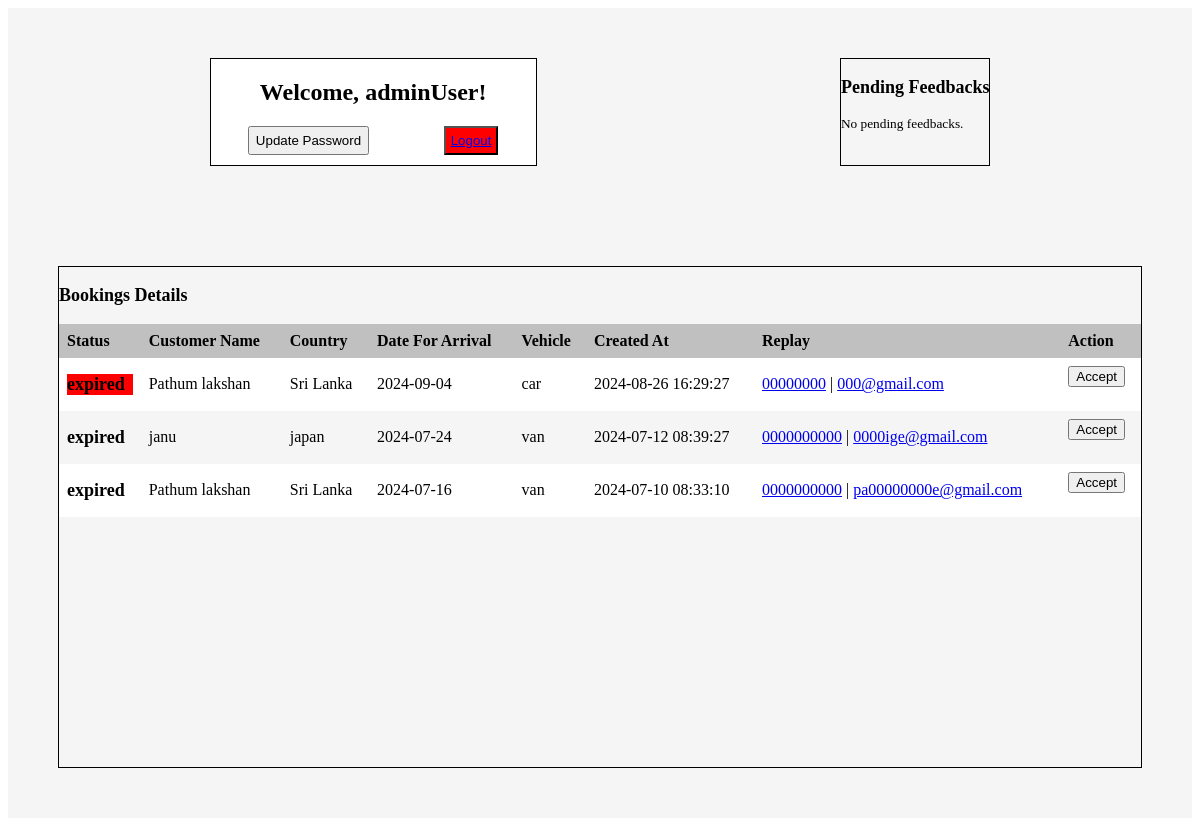
/nimda/admin.php (signed in), run on the app's committed database.
### tables this page shows
CREATE TABLE `bookings` (
  `id` int(11) NOT NULL,
  `name` varchar(255) NOT NULL,
  `country` varchar(255) NOT NULL,
  `phone` varchar(255) NOT NULL,
  `email` varchar(255) NOT NULL,
  `number_of_guests` int(11) NOT NULL,
  `date_of_arrival` date NOT NULL,
  `vehicle` varchar(255) NOT NULL,
  `created_at` timestamp NOT NULL DEFAULT current_timestamp(),
  `status` varchar(50) NOT NULL DEFAULT 'new'
);

### nimda/admin.php (the view, shortened to what this page needs)
<?php
    $conn = new mysqli('localhost:3308', 'root', '', 'tourwithRK');
?>
<?php
    $sql = "SELECT * FROM feedback WHERE `check` = 0";
    $result = $conn->query($sql);
?>
<?php
    $sql1 = "SELECT * FROM bookings ORDER BY created_at DESC";
    $result1 = $conn->query($sql1);
?>
<?php
    $sechSql = "SELECT * from bookings";
    $resultSerch = $conn->query($sechSql);
?>
<!DOCTYPE html>
<html lang="en">
<head>
    <link rel="stylesheet" type="text/css" href="admin.css">
</head>
<body>
    <div class="row1">
        <div class="col1">
            <h2>Welcome, <?php echo$_SESSION['admin'];?>!</h2>
            <div>
                <button id="Toggle">Update Password</button>
                <button style="background-color: red; padding:5px;"><a href="/tourwithRK/index.php">Logout</a></button>
            </div>
        </div>
        <div class="col2">
            <p>Pending Feedbacks</p>
            <?php if ($result->num_rows > 0): ?>
            <table>
                <tr>
                    <th>Name</th>
                    <th>Country</th>
                    <th>Message</th>
                    <th>Email</th>
                    <th>Actions</th>
                </tr>
                <?php while($row = $result->fetch_assoc()): ?>
                    <tr>
                        <td><?php echo htmlspecialchars($row['username']); ?></td>
                        <td><?php echo htmlspecialchars($row['country']); ?></td>
                        <td><?php echo htmlspecialchars($row['feedback']); ?></td>
                        <td><?php echo htmlspecialchars($row['email']); ?></td>
                        <td>
                            <form action="approve_feedback.php" method="post">
                                <input type="hidden" name="feedback_id" value="<?php echo $row['id']; ?>">
                                <input type="submit" name="action" value="Approve">
                                <input type="submit" name="action" value="Not Approve">
                            </form>
                        </td>
                    </tr>
                <?php endwhile; ?>
            </table>
        <?php else: ?>
            <small>No pending feedbacks.</small>
        <?php endif; ?>
        </div>
    </div>
    <div class="row2">
        <div class="col1">
            <p>Bookings Details</p>
            <?php if ($resultSerch->num_rows > 0): ?>
            <table>
                <tr>
                    <th>Status</th>
                    <th>Customer Name</th>
                    <th>Country</th>
                    <th>Date For Arrival</th>
                    <th>Vehicle</th>
                    <th>Created At</th>
                    <th>Replay </th>
                    <th>Action </th>
                </tr>
                <?php while($row = $result1->fetch_assoc()): ?>
                    <tr>
                        <td><p id="status"><?php echo htmlspecialchars($row['status']); ?></p></td>
                        <td><?php echo htmlspecialchars($row['name']); ?></td>
                        <td><?php echo htmlspecialchars($row['country']); ?></td>
                        <td><?php echo htmlspecialchars($row['date_of_arrival']); ?></td>
                        <td><?php echo htmlspecialchars($row['vehicle']); ?></td>
                        <td><?php echo htmlspecialchars($row['created_at']); ?></td>
                        <td>
                            <a href="https://wa.me/<?php echo htmlspecialchars($row['phone']); ?>" target="_blank"><?php echo htmlspecialchars($row['phone']); ?></a> |
                            <a href="mailto:<?php echo htmlspecialchars($row['email']); ?>"><?php echo htmlspecialchars($row['email']); ?></a>
                        </td>
                        <td>
                            <form action="approved_booking.php" method="post">
                                <input type="submit" name="action" value="Accept">
                            </form>
                        </td>
                    </tr>
                <?php endwhile; ?>
            </table>
            <?php else: ?>
                <small>No bookings found.</small>
            <?php endif; ?>
        </div>
    </div>
</body>
</html>

### nimda/admin.css (style rules this page uses)
.row1 { padding: 50px; background-color: whitesmoke; display: flex; justify-content: space-around; }
.row1 .col1 { text-align: center; border: 1px solid black; background-color: white; width: 30%; }
.row1 .col1 div { display: flex; justify-content: space-around; margin: 10px 0; }
.row1 .col2 { max-height: 500px; overflow-y: auto; display: block; border: 1px solid black; }
.row1 .col2 p { font-weight: bold; font-size: 18px; }
.row2 { padding: 50px; background-color: whitesmoke; }
.row2 .col1 { height: 500px; overflow-y: auto; display: block; border: 1px solid black; }
.row2 .col1 table { border-collapse: collapse; width: 100%; }
.row2 .col1 th, .row2 .col1 td { text-align: left; padding: 8px; }
.row2 .col1 tr:nth-child(even) { background-color: #ffffff; }
.row2 .col1 th { background-color: silver; color: rgb(0, 0, 0); }
.row2 .col1 p { font-weight: bold; font-size: 18px; }

### data on the page
bookings: status "expired", name "Pathum lakshan", country "Sri Lanka", date_of_arrival "2024-09-04", vehicle "car", created_at "2024-08-26 16:29:27", phone "00000000", email "000@gmail.com"
bookings: status "expired", name "janu", country "japan", date_of_arrival "2024-07-24", vehicle "van", created_at "2024-07-12 08:39:27", phone "0000000000", email "0000ige@gmail.com"
bookings: status "expired", name "Pathum lakshan", country "Sri Lanka", date_of_arrival "2024-07-16", vehicle "van", created_at "2024-07-10 08:33:10", phone "0000000000", email "pa00000000e@gmail.com"

### other printed values
$_SESSION['admin'] "adminUser"
